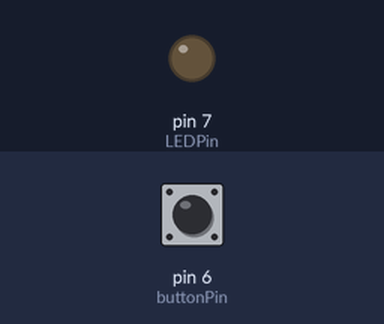
Bench run of a sketch on a simulated Arduino Uno, built with avr-gcc and run on an emulated ATmega328P. Shown: output pins drawn as LEDs (lit = HIGH). The test bench sets the inputs (shaded band); at power-on: pin 6 (buttonPin) LOW.

Above: at 1.2 s.
1.3 s: pin 6 (buttonPin) pulled HIGH for 0.15 s
At 1.45 s:
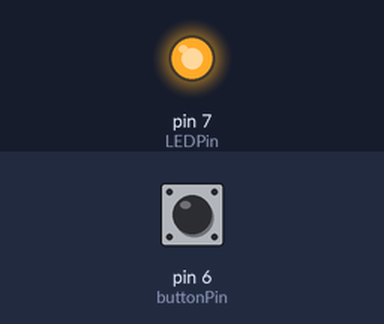
3.0 s: pin 6 (buttonPin) pulled HIGH for 3.2 s
At 7.6 s:
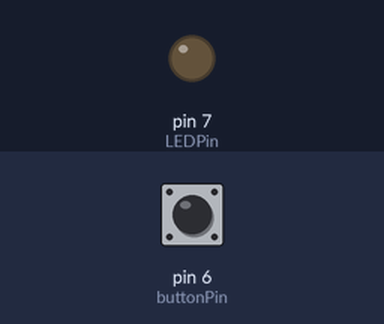
Timing chart, 0 to 9.1 s (numbered marks = the images above; inputs shaded):
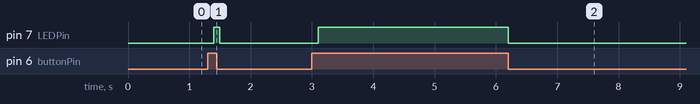

The sketch:

Pullydown.ino
```cpp
const int LEDPin = 7;
const int buttonPin = 6;

void setup() {
  // put your setup code here, to run once:
  pinMode(LEDPin, OUTPUT);
  pinMode(buttonPin, INPUT);
}

void loop() {
  // put your main code here, to run repeatedly:
  int buttonstate = digitalRead(buttonPin);

  if(buttonstate == HIGH){
    delay(100);
    if(buttonstate == 1){
      // pinMode(LEDPin, INPUT);
      // int x = digitalRead(LEDPin);
      pinMode(LEDPin, OUTPUT);
      digitalWrite(LEDPin, HIGH);}
  }
  else{
      digitalWrite(LEDPin, LOW);
    }


}
```

Measured:
- after the input at 1.3 s, pin 7 (LEDPin): LOW → HIGH after 0.10 s, → LOW 0.10 s later
- after the input at 3.0 s, pin 7 (LEDPin): LOW → HIGH after 0.10 s, → LOW 3.1 s later
